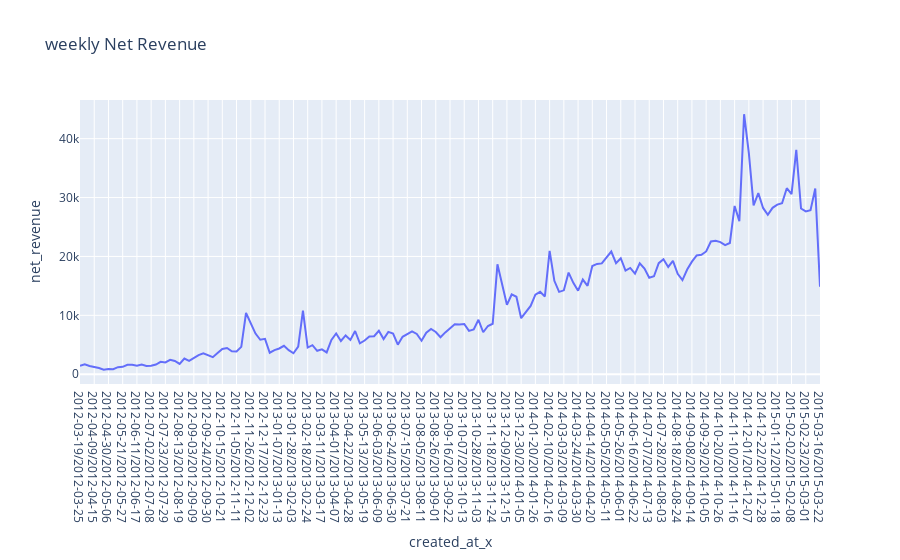

The cell this chart's notebook holds for it:
### Code cell
weekly_net['created_at_x'] =weekly_net['created_at_x'].astype(str)
fig = px.line(weekly_net, x='created_at_x', y='net_revenue', title='weekly Net Revenue', line_shape='linear')
fig.update_xaxes(showgrid=True)
fig.update_yaxes(showgrid=True)
fig.show()

### Figure 1 — Plotly figure (JSON) as saved in the notebook; plotly's stock layout.template omitted (floating-point values rounded to 4 significant figures; data arrays with more than 128 entries replaced by an {"elided": "..."} marker saying what was removed)
{"data": [{"hovertemplate": "created_at_x=%{x}<br>net_revenue=%{y}<extra></extra>", "legendgroup": "", "line": {"color": "#636efa", "dash": "solid", "shape": "linear"}, "marker": {"symbol": "circle"}, "mode": "lines", "name": "", "orientation": "v", "showlegend": false, "type": "scatter", "x": {"elided": "157 str values"}, "xaxis": "x", "y": {"elided": "157 float values"}, "yaxis": "y"}], "layout": {"legend": {"tracegroupgap": 0}, "title": {"text": "weekly Net Revenue"}, "xaxis": {"anchor": "y", "domain": [0, 1], "showgrid": true, "title": {"text": "created_at_x"}}, "yaxis": {"anchor": "x", "domain": [0, 1], "showgrid": true, "title": {"text": "net_revenue"}}}}
